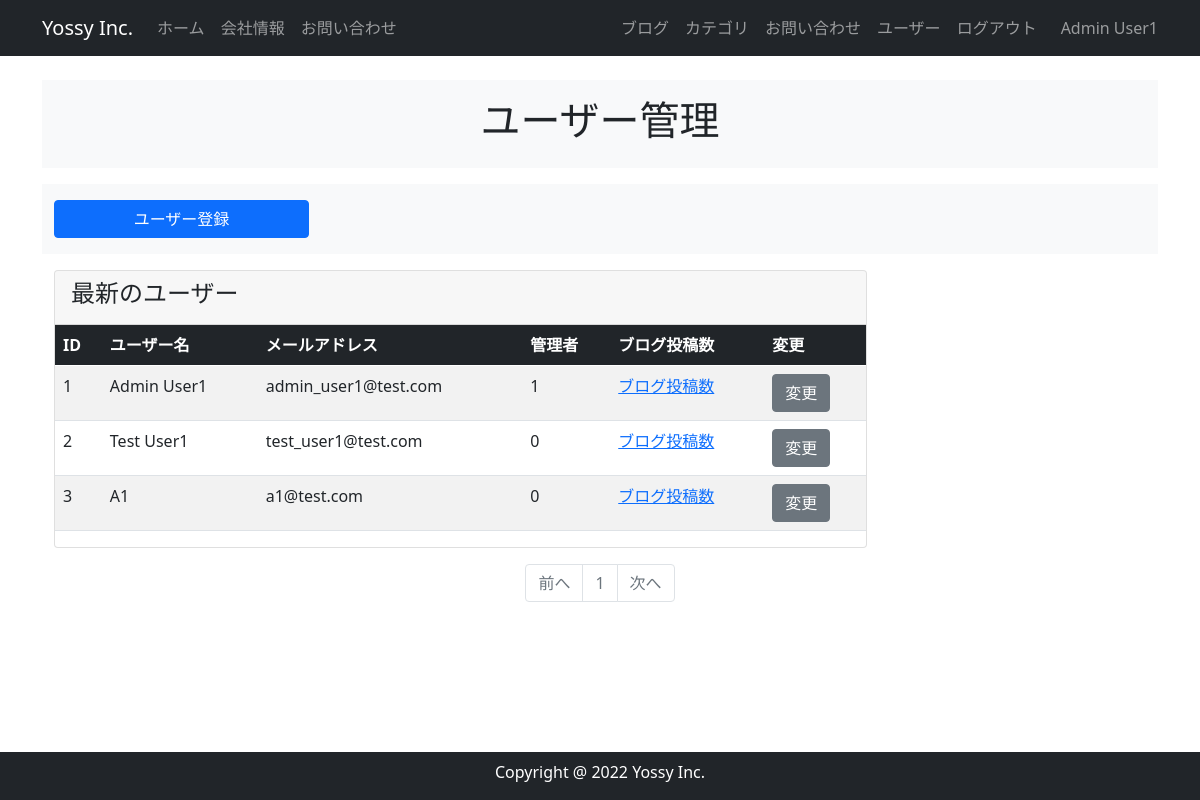
Before: /user_maintenance (signed in) with the older database file.
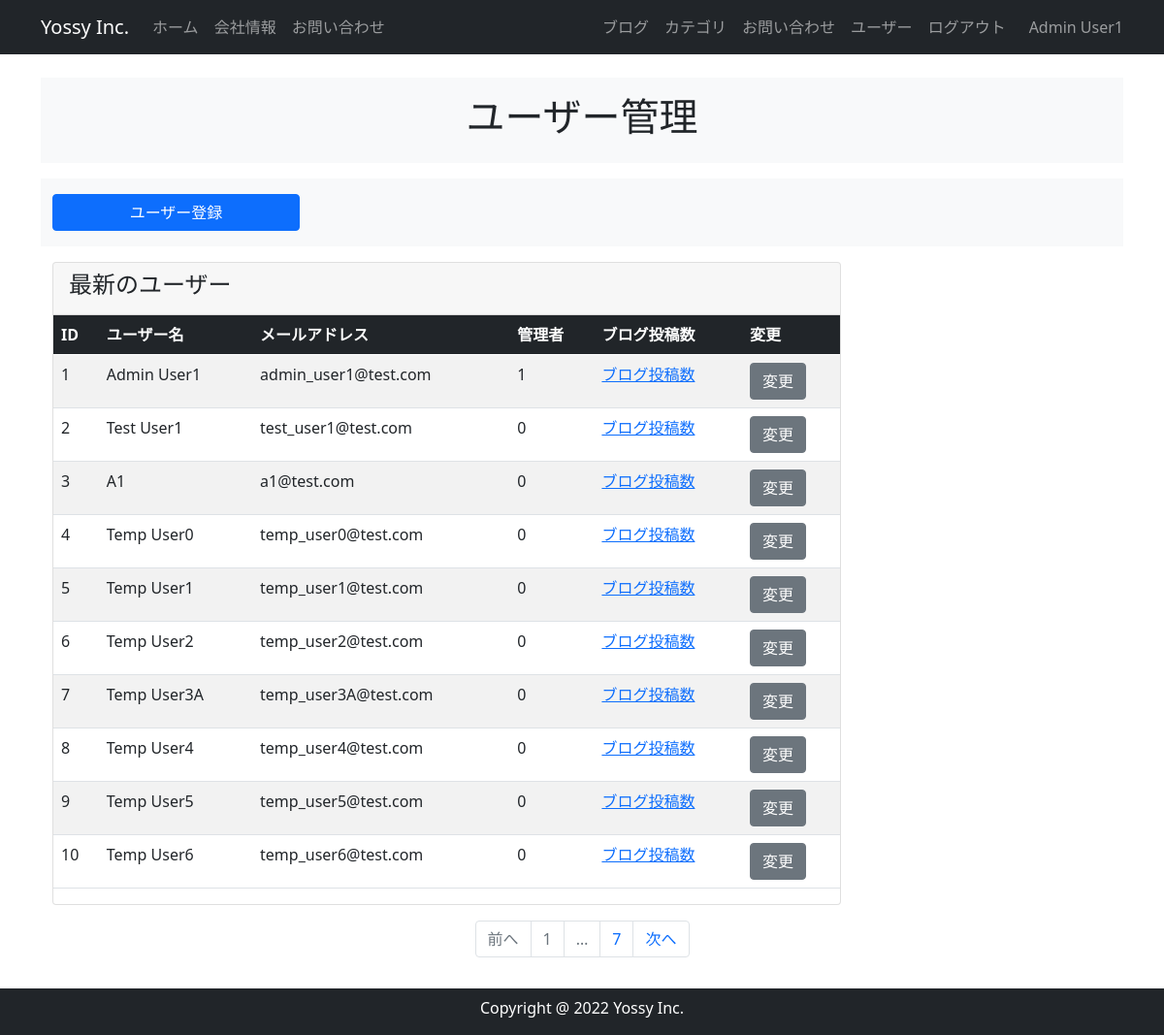
After: the same page with the newer database file.
### app.py (models this page shows, shortened)
class User(db.Model, UserMixin):
    __tablename__ = 'users'
    id = db.Column(db.Integer, primary_key=True)
    email = db.Column(db.String(64), unique=True, index=True)
    username = db.Column(db.String(64), unique=True, index=True)
    password_hash = db.Column(db.String(128))
    administrator = db.Column(db.String(1))
    post = db.relationship('BlogPost', backref='author', lazy='dynamic')
    @property
    def password(self):
        raise AttributeError('password is not a readable attribute')
    def is_administrator(self):
        if self.administrator == "1":
            return 1
        else:
            return 0

### app.py (the view)
@app.route("/user_maintenance")
@login_required
def user_maintenance():
    page = request.args.get('page', 1, type=int)
    users = User.query.order_by(User.id).paginate(page=page, per_page=10)
    return render_template("user_maintenance.html", users=users)

### app.py (called while the page is built)
@event.listens_for(Engine, "connect")
def set_sqlite_pragma(dbapi_connection, connection_record):
    cursor = dbapi_connection.cursor()
    cursor.execute("PRAGMA foreign_keys=ON")
    cursor.close()

@login_manager.user_loader
def load_user(user_id):
    return User.query.get(user_id)

### templates/user_maintenance.html
{% extends "base.html" %} {% block content %}
<header id="page-header">
  <div class="container my-3 py-3 bg-light">
    <div class="row">
      <div class="col-md-6 m-auto text-center">
        <h1>ユーザー管理</h1>
      </div>
    </div>
  </div>
</header>
{% if current_user.is_administrator() %}
<section id="menu">
  <div class="container my-3 py-3 bg-light">
    <div class="row">
      <div class="col-md-3">
        <a href="{{ url_for('register') }}" class="btn btn-primary w-100">
          ユーザー登録
        </a>
      </div>
    </div>
  </div>
</section>
{% endif %}
<section id="list">
  <div class="container my-3">
    <div class="row">
      <div class="col-md-9">
        <div class="card">
          <div class="card-header">
            <h4>最新のユーザー</h4>
          </div>
          <table class="table table-striped">
            <thead class="table-dark">
              <tr>
                <th>ID</th>
                <th>ユーザー名</th>
                <th>メールアドレス</th>
                <th>管理者</th>
                <th>ブログ投稿数</th>
                <th>変更</th>
              </tr>
            </thead>
            <tbody>
              {% for user in users.items %}
              <tr>
                <td>{{ user.id }}</td>
                <td>{{ user.username }}</td>
                <td>{{ user.email }}</td>
                <td>{{ user.administrator }}</td>
                <td><a href="#">ブログ投稿数</a></td>
                <td>
                  {% if current_user.is_administrator() or current_user.id == user.id %}
                  <a href="{{ url_for('account',user_id=user.id) }}" class="btn btn-secondary"> 変更 </a></td>
                  {% endif %}
              </tr>
              {% endfor %}
            </tbody>
          </table>
        </div>
      </div>
    </div>
  </div>
</section>
<nav class="my-2" aria-label="Page navigation">
  <ul class="pagination justify-content-center">
    <li class="page-item {% if not users.has_prev %}disabled{% endif %}">
      <a class="page-link" href="{{ url_for('user_maintenance', page=users.prev_num) if users.has_prev else '#' }}">
        前へ
      </a>
    </li>
    {% for page_num in users.iter_pages(left_edge=1, right_edge=1, left_current=1, right_current=1) %}
      {% if page_num %}
        <li class="page-item {% if users.page == page_num %}disabled{% endif %}">
          <a class="page-link" href="{{ url_for('user_maintenance', page=page_num) if users.page != page_num else '#' }}">
            {{ page_num }}
          </a>
        </li>
      {% else %}
        <li class="page-item disabled"><a class="page-link" href="#">&hellip;</a></li>
      {% endif %}
    {% endfor %}
    <li class="page-item {% if not users.has_next %}disabled{% endif %}">
      <a class="page-link" href="{{ url_for('user_maintenance', page=users.next_num) if users.has_next else '#' }}">
        次へ
      </a>
    </li>
  </ul>
</nav>
{% endblock %}

### templates/base.html (shortened to what this page needs)
<!DOCTYPE html>
<html lang="en">
  <head>
    <link
      href="https://cdn.jsdelivr.net/npm/bootstrap@5.0.2/dist/css/bootstrap.min.css"
      rel="stylesheet"
    />
  </head>
  <body>
    <nav class="navbar navbar-expand-lg navbar-dark bg-dark fixed-top">
      <div class="container">
        <a class="navbar-brand" href="#">Yossy Inc.</a>
        <div class="collapse navbar-collapse" id="navbarNav">
          <ul class="navbar-nav">
            <li class="nav-item">
              <a class="nav-link" href="#">ホーム</a>
            </li>
            <li class="nav-item">
              <a class="nav-link" href="#">会社情報</a>
            </li>
            <li class="nav-item">
              <a class="nav-link" href="#">お問い合わせ</a>
            </li>
          </ul>
          <ul class="navbar-nav ms-auto">
            <li class="nav-item">
              <a class="nav-link" href="#">ブログ</a>
            </li>
            <li class="nav-item">
              <a class="nav-link" href="#">カテゴリ</a>
            </li>
            <li class="nav-item">
              <a class="nav-link" href="#">お問い合わせ</a>
            </li>
            <li class="nav-item">
              <a class="nav-link" href="{{url_for('user_maintenance')}}"
                >ユーザー</a
              >
            </li>
            {% if current_user.is_authenticated %}
            <li class="nav-item">
              <a class="nav-link" href="{{ url_for('logout') }}">ログアウト</a>
            </li>
            <span class="navbar-text ms-3">
              {{ current_user.username }}
            </span>
            {% endif %}
          </ul>
        </div>
      </div>
    </nav>
    {% from "_formhelpers.html" import render_field %}
    <div class="container" style="padding-top: 4rem; padding-bottom: 4rem">
       {% block content %} {% endblock %}
    </div>
    <footer id="footer" class="footer text-center pt-2 bg-dark fixed-bottom">
      <div class="container">
        <div class="row">
          <div class="col text-white">
            <p>Copyright @ 2022 Yossy Inc.</p>
          </div>
        </div>
      </div>
    </footer>
  </body>
</html>

Changed rows visible on the page:
added User: id "4", username "Temp User0", email "temp_user0@test.com", administrator "0"
added User: id "5", username "Temp User1", email "temp_user1@test.com", administrator "0"
added User: id "6", username "Temp User2", email "temp_user2@test.com", administrator "0"
added User: id "7", username "Temp User3A", email "temp_user3A@test.com", administrator "0"
added User: id "8", username "Temp User4", email "temp_user4@test.com", administrator "0"
added User: id "9", username "Temp User5", email "temp_user5@test.com", administrator "0"
added User: id "10", username "Temp User6", email "temp_user6@test.com", administrator "0"
Other visible differences:
new list line: "7"
